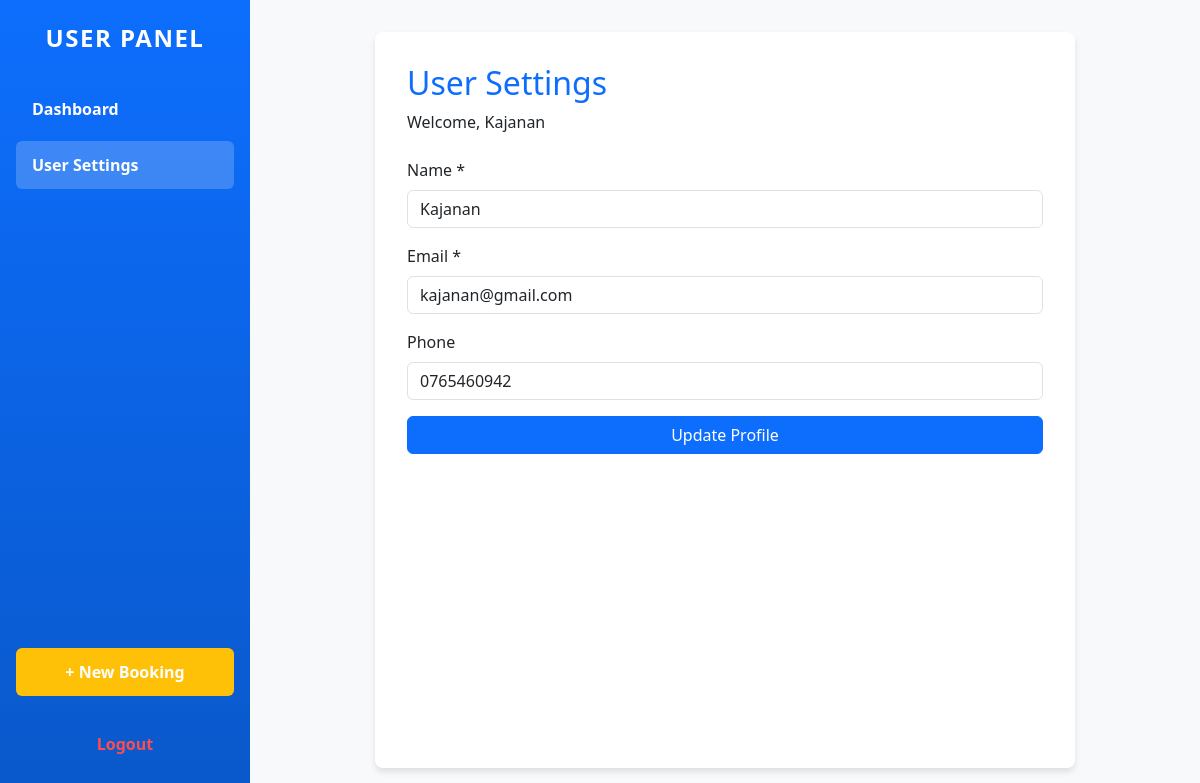
The app's page /user_settings.php (signed in) with its own data.
### tables this page shows
CREATE TABLE `users` (
  `id` int(11) NOT NULL,
  `name` varchar(100) NOT NULL,
  `email` varchar(100) NOT NULL,
  `password` varchar(255) NOT NULL,
  `created_at` timestamp NOT NULL DEFAULT current_timestamp(),
  `phone` varchar(20) DEFAULT NULL
);

### user_settings.php (the view, shortened to what this page needs)
<?php
require 'config.php';
$userId = $_SESSION['id'];
$userName = htmlspecialchars($_SESSION['name']);
$userSql = "SELECT name, email, phone FROM users WHERE id = ?";
$stmt = $conn->prepare($userSql);
$stmt->bind_param("i", $userId);
$stmt->execute();
$userResult = $stmt->get_result();
$user = $userResult->fetch_assoc();
?>
<!DOCTYPE html>
<html lang="en">
<head>
  <link href="https://cdn.jsdelivr.net/npm/bootstrap@5.3.0/dist/css/bootstrap.min.css" rel="stylesheet" />
</head>
<body>
  <nav class="sidebar">
    <h4>USER PANEL</h4>
    <a href="user_dashboard.php">Dashboard</a>
    <a href="user_settings.php" class="active">User Settings</a>
    <a href="categories.php" class="btn-new-booking">+ New Booking</a>
    <a href="logout.php" class="logout-btn">Logout</a>
  </nav>
  <main class="content-area">
    <h2>User Settings</h2>
    <p>Welcome, <?= $userName ?></p>
    <form method="POST" class="mt-4">
      <div class="mb-3">
        <label for="name" class="form-label">Name *</label>
        <input type="text" id="name" name="name" value="<?= htmlspecialchars($user['name']) ?>" class="form-control" required />
      </div>
      <div class="mb-3">
        <label for="email" class="form-label">Email *</label>
        <input type="email" id="email" name="email" value="<?= htmlspecialchars($user['email']) ?>" class="form-control" required />
      </div>
      <div class="mb-3">
        <label for="phone" class="form-label">Phone</label>
        <input type="tel" id="phone" name="phone" value="<?= htmlspecialchars($user['phone']) ?>" class="form-control" />
      </div>
      <button type="submit" class="btn btn-primary w-100">Update Profile</button>
    </form>
  </main>
</body>
</html>

### user_settings.php (style rules this page uses)
body { min-height: 100vh; display: flex; background: #f8f9fa; font-family: 'Segoe UI', Tahoma, Geneva, Verdana, sans-serif; margin: 0; }
.sidebar { background: linear-gradient(180deg, #0d6efd 0%, #0a58ca 100%); min-height: 100vh; padding: 1.5rem 1rem; width: 250px; display: flex; flex-direction: column; color: white; position: sticky; top: 0; }
.sidebar h4 { margin-bottom: 2rem; font-weight: 700; text-align: center; text-transform: uppercase; letter-spacing: 1.5px; user-select: none; }
.sidebar a { color: white; text-decoration: none; padding: 0.75rem 1rem; border-radius: 0.375rem; margin-bottom: 0.5rem; font-weight: 600; transition: background-color 0.3s ease; display: block; }
.sidebar a:hover, .sidebar a.active { background-color: rgba(255, 255, 255, 0.2); }
.btn-new-booking { margin-top: auto; background-color: #ffc107; color: #212529; font-weight: 600; padding: 0.75rem 1rem; border-radius: 0.375rem; text-align: center; cursor: pointer; text-decoration: none; transition: background-color 0.3s ease; display: block; }
.sidebar a.logout-btn { margin-top: 1rem; font-weight: 700; text-align: center; background: transparent; color: #ff4d4d; border-radius: 0.375rem; display: block; padding: 0.75rem 1rem; transition: background-color 0.3s ease; }
main.content-area { flex-grow: 1; padding: 2rem; overflow-y: auto; background: white; border-radius: 0.5rem; box-shadow: 0 4px 6px rgb(0 0 0 / 0.1); max-width: 700px; margin: 2rem auto; }
h2, h3 { color: #0d6efd; }

### records on screen
users: name "Kajanan", email "kajanan@gmail.com", phone "0765460942"

### other values on screen
$userName "Kajanan"
